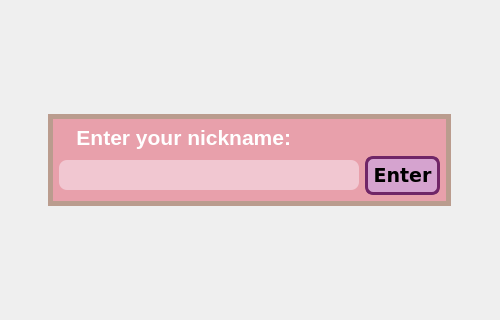
<?xml version="1.0" encoding="UTF-8"?>
<ui version="4.0">
 <class>RegistrationWindow</class>
 <widget class="QWidget" name="RegistrationWindow">
  <property name="geometry">
   <rect>
    <x>0</x>
    <y>0</y>
    <width>500</width>
    <height>320</height>
   </rect>
  </property>
  <property name="minimumSize">
   <size>
    <width>500</width>
    <height>320</height>
   </size>
  </property>
  <property name="contextMenuPolicy">
   <enum>Qt::NoContextMenu</enum>
  </property>
  <property name="windowTitle">
   <string>Pixel Racing 2D</string>
  </property>
  <property name="windowOpacity">
   <double>1.000000000000000</double>
  </property>
  <property name="styleSheet">
   <string notr="true">#widget_2{
background-color: rgb(232, 160, 171);
box-shadow: 2px 4px black;
border: 5px solid rgb(186, 156, 142)
}
#label{
color: white;
font: bold;
}
#nicknameInput{
width: 300px;
height: 30px;
border-radius: 8px;
background-color: rgb(241, 199, 209)
}
#regButton{
padding: 5px;
background-color: rgb(213, 163, 207);
font: bold;
border-radius: 8px;
border: 3px solid rgb(112, 38, 103);
}</string>
  </property>
  <layout class="QHBoxLayout" name="horizontalLayout">
   <property name="spacing">
    <number>0</number>
   </property>
   <property name="leftMargin">
    <number>0</number>
   </property>
   <property name="topMargin">
    <number>0</number>
   </property>
   <property name="rightMargin">
    <number>0</number>
   </property>
   <property name="bottomMargin">
    <number>0</number>
   </property>
   <item>
    <widget class="QWidget" name="widget" native="true">
     <property name="styleSheet">
      <string notr="true"/>
     </property>
     <layout class="QGridLayout" name="gridLayout">
      <item row="1" column="4">
       <spacer name="horizontalSpacer_2">
        <property name="orientation">
         <enum>Qt::Horizontal</enum>
        </property>
        <property name="sizeHint" stdset="0">
         <size>
          <width>40</width>
          <height>20</height>
         </size>
        </property>
       </spacer>
      </item>
      <item row="1" column="0">
       <spacer name="horizontalSpacer">
        <property name="orientation">
         <enum>Qt::Horizontal</enum>
        </property>
        <property name="sizeHint" stdset="0">
         <size>
          <width>40</width>
          <height>20</height>
         </size>
        </property>
       </spacer>
      </item>
      <item row="0" column="2">
       <spacer name="verticalSpacer_2">
        <property name="orientation">
         <enum>Qt::Vertical</enum>
        </property>
        <property name="sizeHint" stdset="0">
         <size>
          <width>20</width>
          <height>40</height>
         </size>
        </property>
       </spacer>
      </item>
      <item row="4" column="2">
       <spacer name="verticalSpacer">
        <property name="orientation">
         <enum>Qt::Vertical</enum>
        </property>
        <property name="sizeHint" stdset="0">
         <size>
          <width>20</width>
          <height>40</height>
         </size>
        </property>
       </spacer>
      </item>
      <item row="1" column="1" colspan="3">
       <widget class="QWidget" name="widget_2" native="true">
        <layout class="QVBoxLayout" name="verticalLayout">
         <item>
          <widget class="QLabel" name="label">
           <property name="font">
            <font>
             <pointsize>16</pointsize>
             <weight>75</weight>
             <italic>false</italic>
             <bold>true</bold>
            </font>
           </property>
           <property name="text">
            <string>   Enter your nickname:</string>
           </property>
          </widget>
         </item>
         <item>
          <layout class="QHBoxLayout" name="horizontalLayout_2">
           <property name="sizeConstraint">
            <enum>QLayout::SetNoConstraint</enum>
           </property>
           <item>
            <widget class="QLineEdit" name="nicknameInput"/>
           </item>
           <item>
            <widget class="QPushButton" name="regButton">
             <property name="sizeIncrement">
              <size>
               <width>1</width>
               <height>1</height>
              </size>
             </property>
             <property name="font">
              <font>
               <family>Bitstream Vera Sans</family>
               <pointsize>14</pointsize>
               <weight>75</weight>
               <italic>false</italic>
               <bold>true</bold>
              </font>
             </property>
             <property name="cursor">
              <cursorShape>PointingHandCursor</cursorShape>
             </property>
             <property name="text">
              <string>Enter</string>
             </property>
            </widget>
           </item>
          </layout>
         </item>
        </layout>
       </widget>
      </item>
     </layout>
    </widget>
   </item>
  </layout>
 </widget>
 <layoutdefault spacing="6" margin="11"/>
 <resources/>
 <connections/>
</ui>
